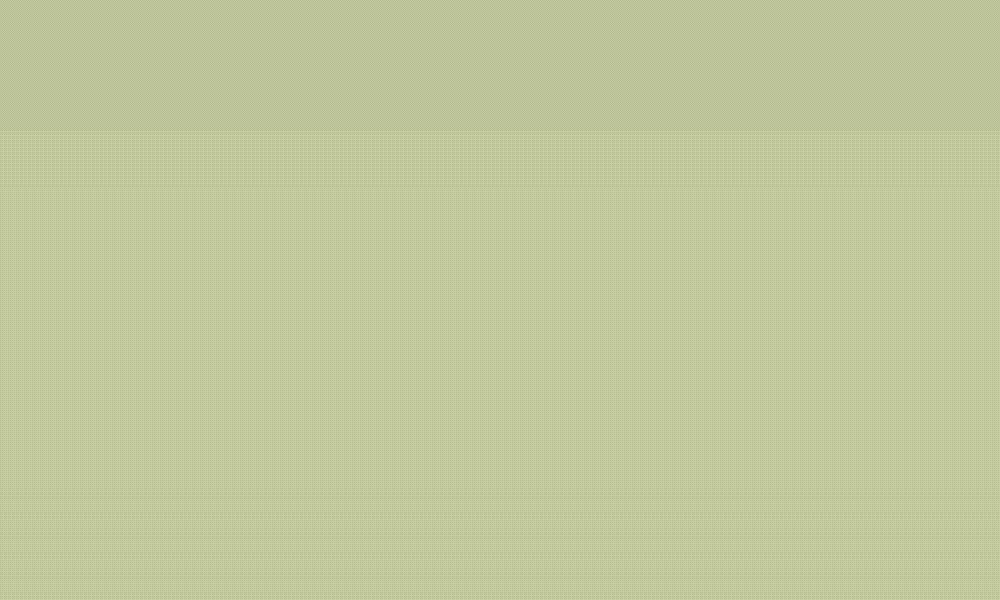

This is a level from a 2D game, rendered from its Tiled map with the project's own tilesets. A one-line summary and the complete map file follow:
An orthogonal 50x30 tile map with 20x20 px tiles, 1 tile layer (bg).

<map version="1.0" orientation="orthogonal" width="50" height="30" tilewidth="20" tileheight="20">
 <tileset firstgid="1" name="tiles_sydney" tilewidth="20" tileheight="20">
  <image source="../../../../../SuperLemonadeFactory1989Content/Lemonade/bgtiles_management.png" width="500" height="500" />
  <terraintypes>
   <terrain name="regularBlocks" tile="-1" />
  </terraintypes>
  <tile id="8" terrain=",,,0" />
  <tile id="9" terrain=",,0,0" />
  <tile id="10" terrain=",,0,0" />
  <tile id="11" terrain=",,0,0" />
  <tile id="12" terrain=",,0,0" />
  <tile id="13" terrain=",,0,0" />
  <tile id="14" terrain=",,0," />
  <tile id="15" terrain="0,0,0," />
  <tile id="16" terrain="0,0,,0" />
  <tile id="28" terrain=",0,,0" />
  <tile id="34" terrain="0,,0," />
  <tile id="35" terrain="0,,0,0" />
  <tile id="36" terrain=",0,0,0" />
  <tile id="48" terrain=",0,,0" />
  <tile id="54" terrain="0,,0," />
  <tile id="68" terrain=",0,,0" />
  <tile id="74" terrain="0,,0," />
  <tile id="88" terrain=",0,,0" />
  <tile id="94" terrain="0,,0," />
  <tile id="108" terrain=",0,,0" />
  <tile id="114" terrain="0,,0," />
  <tile id="128" terrain=",0,," />
  <tile id="129" terrain="0,0,," />
  <tile id="130" terrain="0,0,," />
  <tile id="131" terrain="0,0,," />
  <tile id="132" terrain="0,0,," />
  <tile id="133" terrain="0,0,," />
  <tile id="134" terrain="0,,," />
  <tile id="194" terrain="0,0,0,0" />
  <tile id="356">
   <properties>
    <property name="LargeCrate" value="" />
   </properties>
  </tile>
  <tile id="380">
   <properties>
    <property name="Andre" value="" />
   </properties>
  </tile>
  <tile id="381">
   <properties>
    <property name="Liselot" value="" />
   </properties>
  </tile>
  <tile id="382">
   <properties>
    <property name="Amsterdaam" value="" />
   </properties>
  </tile>
  <tile id="383">
   <properties>
    <property name="Worker" value="" />
   </properties>
  </tile>
  <tile id="384">
   <properties>
    <property name="Inspector" value="" />
   </properties>
  </tile>
  <tile id="385">
   <properties>
    <property name="Chef" value="" />
   </properties>
  </tile>
  <tile id="386">
   <properties>
    <property name="Exit" value="" />
   </properties>
  </tile>
  <tile id="387">
   <properties>
    <property name="Trampoline" value="" />
   </properties>
  </tile>
  <tile id="388">
   <properties>
    <property name="SmallCrate" value="" />
   </properties>
  </tile>
  <tile id="389">
   <properties>
    <property name="SugarBag" value="" />
   </properties>
  </tile>
 </tileset>
 <layer name="bg" width="50" height="30">
  <data encoding="csv">
1,1,1,1,1,1,1,1,1,1,1,1,1,1,1,1,1,1,1,1,1,1,1,1,1,1,1,1,1,1,1,1,1,1,1,1,1,1,1,1,1,1,1,1,1,1,1,1,1,1,
1,1,1,1,1,1,1,1,1,1,1,1,1,1,1,1,1,1,1,1,1,1,1,1,1,1,1,1,1,1,1,1,1,1,1,1,1,1,1,1,1,1,1,1,1,1,1,1,1,1,
1,1,1,1,1,1,1,1,1,1,1,1,1,1,1,1,1,1,1,1,1,1,1,1,1,1,1,1,1,1,1,1,1,1,1,1,1,1,1,1,1,1,1,1,1,1,1,1,1,1,
1,1,1,1,1,1,1,1,1,1,1,1,1,1,1,1,1,1,1,1,1,1,1,1,1,1,1,1,1,1,1,1,1,1,1,1,1,1,1,1,1,1,1,1,1,1,1,1,1,1,
1,1,1,1,1,1,1,1,1,1,1,1,1,1,1,1,1,1,1,1,1,1,1,1,1,1,1,1,1,1,1,1,1,1,1,1,1,1,1,1,1,1,1,1,1,1,1,1,1,1,
1,1,1,1,1,1,1,1,1,1,1,1,1,1,1,1,1,1,1,1,1,1,1,1,1,1,1,1,1,1,1,1,1,1,1,1,1,1,1,1,1,1,1,1,1,1,1,1,1,1,
26,26,26,26,26,26,26,26,26,26,26,26,26,26,26,26,26,26,26,26,26,26,26,26,26,26,26,26,26,26,26,26,26,26,26,26,26,26,26,26,26,26,26,26,26,26,26,26,26,26,
51,51,51,51,51,51,51,51,51,51,51,51,51,51,51,51,51,51,51,51,51,51,51,51,51,51,51,51,51,51,51,51,51,51,51,51,51,51,51,51,51,51,51,51,51,51,51,51,51,51,
76,76,76,76,76,76,76,76,76,76,76,76,76,76,76,76,76,76,76,76,76,76,76,76,76,76,76,76,76,76,76,76,76,76,76,76,76,76,76,76,76,76,76,76,76,76,76,76,76,76,
101,101,101,101,101,101,101,101,101,101,101,101,101,101,101,101,101,101,101,101,101,101,101,101,101,101,101,101,101,101,101,101,101,101,101,101,101,101,101,101,101,101,101,101,101,101,101,101,101,101,
126,126,126,126,126,126,126,126,126,126,126,126,126,126,126,126,126,126,126,126,126,126,126,126,126,126,126,126,126,126,126,126,126,126,126,126,126,126,126,126,126,126,126,126,126,126,126,126,126,126,
151,151,151,151,151,151,151,151,151,151,151,151,151,151,151,151,151,151,151,151,151,151,151,151,151,151,151,151,151,151,151,151,151,151,151,151,151,151,151,151,151,151,151,151,151,151,151,151,151,151,
176,176,176,176,176,176,176,176,176,176,176,176,176,176,176,176,176,176,176,176,176,176,176,176,176,176,176,176,176,176,176,176,176,176,176,176,176,176,176,176,176,176,176,176,176,176,176,176,176,176,
201,201,201,201,201,201,201,201,201,201,201,201,201,201,201,201,201,201,201,201,201,201,201,201,201,201,201,201,201,201,201,201,201,201,201,201,201,201,201,201,201,201,201,201,201,201,201,201,201,201,
226,226,226,226,226,226,226,226,226,226,226,226,226,226,226,226,226,226,226,226,226,226,226,226,226,226,226,226,226,226,226,226,226,226,226,226,226,226,226,226,226,226,226,226,226,226,226,226,226,226,
251,251,251,251,251,251,251,251,251,251,251,251,251,251,251,251,251,251,251,251,251,251,251,251,251,251,251,251,251,251,251,251,251,251,251,251,251,251,251,251,251,251,251,251,251,251,251,251,251,251,
276,276,276,276,276,276,276,276,276,276,276,276,276,276,276,276,276,276,276,276,276,276,276,276,276,276,276,276,276,276,276,276,276,276,276,276,276,276,276,276,276,276,276,276,276,276,276,276,276,276,
301,301,301,301,301,301,301,301,301,301,301,301,301,301,301,301,301,301,301,301,301,301,301,301,301,301,301,301,301,301,301,301,301,301,301,301,301,301,301,301,301,301,301,301,301,301,301,301,301,301,
326,326,326,326,326,326,326,326,326,326,326,326,326,326,326,326,326,326,326,326,326,326,326,326,326,326,326,326,326,326,326,326,326,326,326,326,326,326,326,326,326,326,326,326,326,326,326,326,326,326,
351,351,351,351,351,351,351,351,351,351,351,351,351,351,351,351,351,351,351,351,351,351,351,351,351,351,351,351,351,351,351,351,351,351,351,351,351,351,351,351,351,351,351,351,351,351,351,351,351,351,
376,376,376,376,376,376,376,376,376,376,376,376,376,376,376,376,376,376,376,376,376,376,376,376,376,376,376,376,376,376,376,376,376,376,376,376,376,376,376,376,376,376,376,376,376,376,376,376,376,376,
401,401,401,401,401,401,401,401,401,401,401,401,401,401,401,401,401,401,401,401,401,401,401,401,401,401,401,401,401,401,401,401,401,401,401,401,401,401,401,401,401,401,401,401,401,401,401,401,401,401,
426,426,426,426,426,426,426,426,426,426,426,426,426,426,426,426,426,426,426,426,426,426,426,426,426,426,426,426,426,426,426,426,426,426,426,426,426,426,426,426,426,426,426,426,426,426,426,426,426,426,
451,451,451,451,451,451,451,451,451,451,451,451,451,451,451,451,451,451,451,451,451,451,451,451,451,451,451,451,451,451,451,451,451,451,451,451,451,451,451,451,451,451,451,451,451,451,451,451,451,451,
476,476,476,476,476,476,476,476,476,476,476,476,476,476,476,476,476,476,476,476,476,476,476,476,476,476,476,476,476,476,476,476,476,476,476,476,476,476,476,476,476,476,476,476,476,476,476,476,476,476,
476,476,476,476,476,476,476,476,476,476,476,476,476,476,476,476,476,476,476,476,476,476,476,476,476,476,476,476,476,476,476,476,476,476,476,476,476,476,476,476,476,476,476,476,476,476,476,476,476,476,
476,476,476,476,476,476,476,476,476,476,476,476,476,476,476,476,476,476,476,476,476,476,476,476,476,476,476,476,476,476,476,476,476,476,476,476,476,476,476,476,476,476,476,476,476,476,476,476,476,476,
476,476,476,476,476,476,476,476,476,476,476,476,476,476,476,476,476,476,476,476,476,476,476,476,476,476,476,476,476,476,476,476,476,476,476,476,476,476,476,476,476,476,476,476,476,476,476,476,476,476,
476,476,476,476,476,476,476,476,476,476,476,476,476,476,476,476,476,476,476,476,476,476,476,476,476,476,476,476,476,476,476,476,476,476,476,476,476,476,476,476,476,476,476,476,476,476,476,476,476,476,
476,476,476,476,476,476,476,476,476,476,476,476,476,476,476,476,476,476,476,476,476,476,476,476,476,476,476,476,476,476,476,476,476,476,476,476,476,476,476,476,476,476,476,476,476,476,476,476,476,476
</data>
 </layer>
</map>
